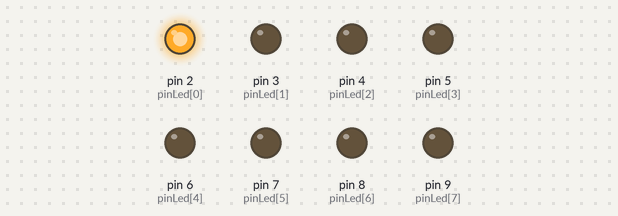
This sketch was run on a simulated Arduino Uno, built with avr-gcc and run on an emulated ATmega328P. Parts: output pins drawn as LEDs (lit = HIGH).

Above: at 0.15 s.
At 1.05 s:
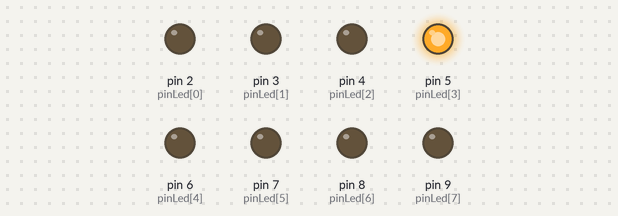
At 1.65 s:
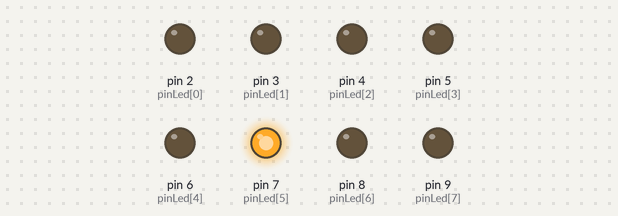
At 2.25 s:
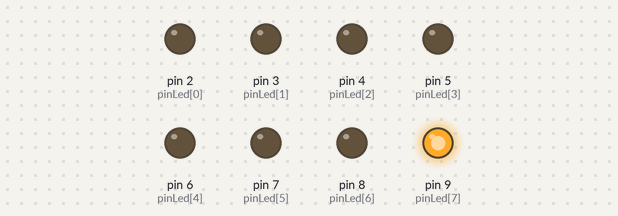
At 3.75 s:
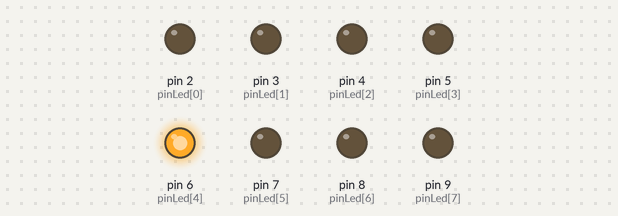
At 5.25 s:
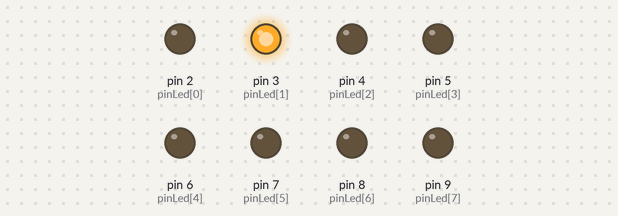
Timing chart, 0 to 5.5 s (numbered marks = the images above):
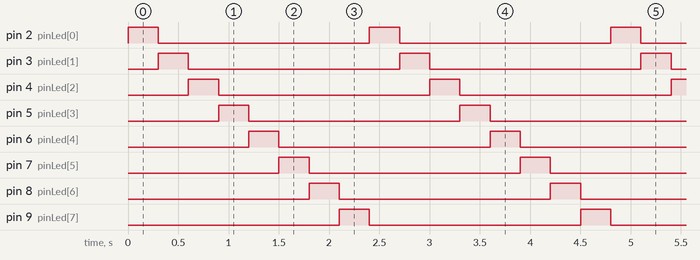

Measured:
- by itself, pin 2 (pinLed[0]), pin 3 (pinLed[1]), pin 4 (pinLed[2]), pin 5 (pinLed[3]), pin 6 (pinLed[4]), pin 7 (pinLed[5]), pin 8 (pinLed[6]), pin 9 (pinLed[7]): alternates HIGH for 0.30 s and LOW for 2.1 s
- by itself, everything shown: repeats every 2.4 s, in 8 steps

The sketch:

2.ledchaytraiphai.ino
```cpp
//Led chạy từ trái sang phải
int pinLed[]={2,3,4,5,6,7,8,9};
            //{0,1,2,3,4,5,6,7}
int i, j;
void chaytraiphai ()
{
  static int chay1=0;
  for(i=0;i<=7;i++)
    digitalWrite(pinLed[i], LOW);
  digitalWrite(pinLed[chay1], HIGH);
  delay(300);
  chay1++;
  if(chay1>7)
    chay1=0;
}
void setup()
{
  for(i=0;i<=7;i++)
  pinMode(pinLed[i], OUTPUT);
}
void loop()
{
  chaytraiphai();
}
```
